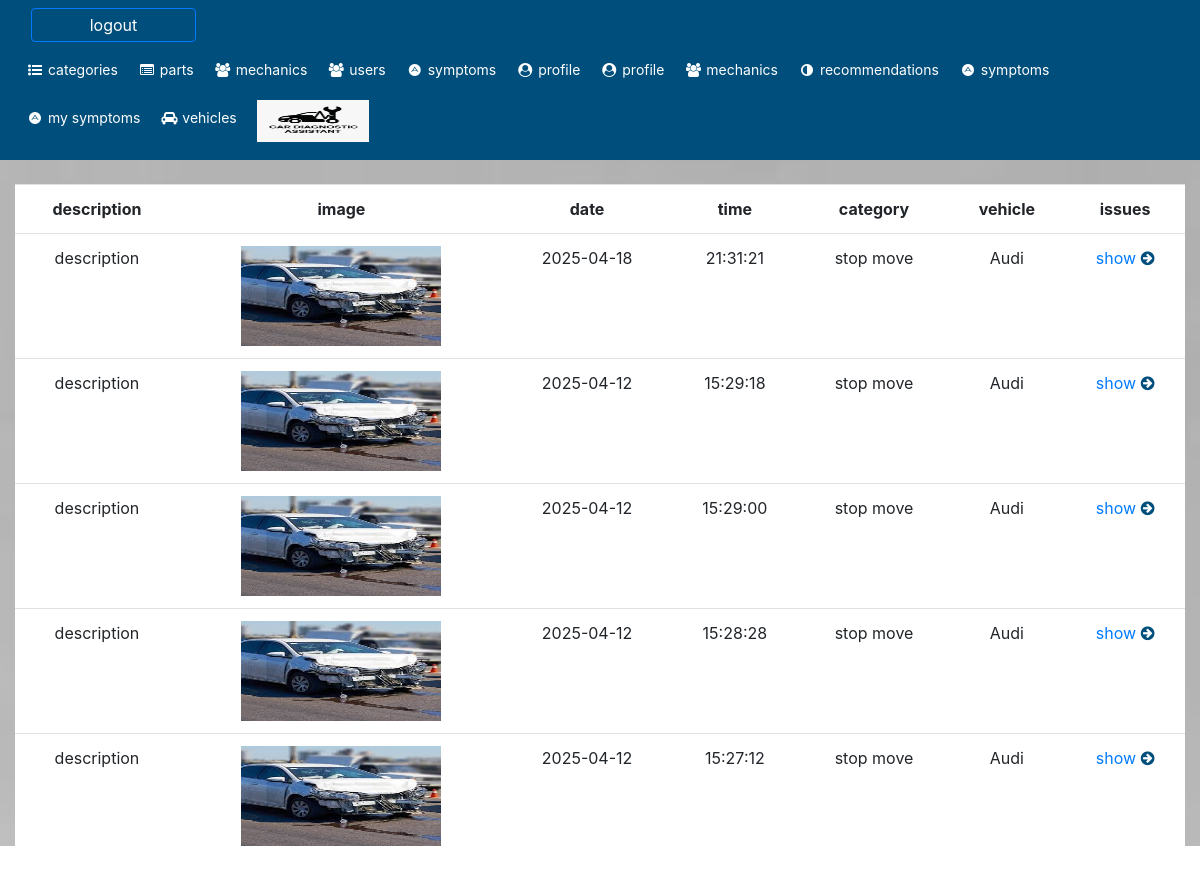
The app's page /mechanic_symptoms.php with its own data.
### tables this page shows
CREATE TABLE `symptoms` (
  `id` int(11) NOT NULL,
  `description` text NOT NULL,
  `image` text DEFAULT NULL,
  `date` date NOT NULL,
  `time` time NOT NULL,
  `type` int(11) NOT NULL,
  `category_id` int(11) NOT NULL,
  `user_id` int(11) NOT NULL,
  `vehicle_id` int(11) NOT NULL
);

CREATE TABLE `categories` (
  `id` int(11) NOT NULL,
  `name` varchar(255) NOT NULL
);

CREATE TABLE `vehicles` (
  `id` int(11) NOT NULL,
  `name` varchar(255) NOT NULL,
  `model` varchar(255) NOT NULL,
  `user_id` int(11) NOT NULL
);

### web/mechanic_symptoms.php (the view, shortened to what this page needs)
<?php
include("conn.php");
$sql = "SELECT * FROM symptoms  ORDER by id DESC";
$query = mysqli_query($db, $sql);
?>
<!DOCTYPE html>
<html lang="en">
<head>
    <link rel="stylesheet" href="https://maxcdn.bootstrapcdn.com/bootstrap/4.5.2/css/bootstrap.min.css">
    <link rel="stylesheet" href="https://cdnjs.cloudflare.com/ajax/libs/font-awesome/4.7.0/css/font-awesome.min.css">
</head>
<body dir="ltr" class="background" style="background-image: url('images/bg.jpeg');background-size: cover;background-repeat: no-repeat;height:100vh">
    <?php
    include('header.php');
    ?>
    <br />
    <div class="row justify-content-center " style="margin: auto">
        <div class="col-12">
            <table style="background: white;width: 100%;text-align: center;direction: ltr;" class="table">
                <tr>
                    <th>
                        description
                    </th>
                    <th>
                        image
                    </th>
                    <th>
                        date
                    </th>
                    <th>
                        time
                    </th>
                    <th>
                        category
                    </th>
                    <th>
                        vehicle
                    </th>
                    <th>
                        issues
                    </th>
                </tr>
                <?php
                foreach ($query as $row) {
                    $category_id = $row['category_id'];
                    $sql_category = "SELECT * FROM categories WHERE id = $category_id";
                    $query_category = mysqli_query($db,$sql_category);
                    foreach($query_category as $row_category)
                    {
                     $category = $row_category['name'];
                    }
                    $vehicle_id = $row['vehicle_id'];
                    $sql_vehicle = "SELECT * FROM vehicles WHERE id = $vehicle_id";
                    $query_vehicle = mysqli_query($db,$sql_vehicle);
                    foreach($query_vehicle as $row_vehicle)
                    {
                     $vehicle = $row_vehicle['name'];
                    }
                ?>
                    <tr>
                        <td><?= $row['description']; ?></td>
                        <td><img src="images/<?= $row['image']; ?>" width="200" height="100"></td>
                        <td><?= $row['date']; ?> </td>
                        <td><?= $row['time']; ?> </td>
                        <td><?= $category; ?> </td>
                        <td><?= $vehicle; ?> </td>
                        <td>
                        <a href="symptom.php?id=<?=$row['id'];?>">show <i style="color:#004E7C;" class="fa fa-arrow-circle-right"></i></a>
                    </td>
                    </tr>
                <?php
                }
                ?>
            </table>
        </div>
    </div>
</body>
</html>

### web/header.php (shortened to what this page needs)
<head>
  <link href="https://cdnjs.cloudflare.com/ajax/libs/font-awesome/4.7.0/css/font-awesome.css" type="text/css" rel="stylesheet">
</head>
<form action="header.php" method="post">
  <div class="navbar row justify-content-between">
    <div style="width: 250px" class="row">
      <div class="col-12">
        <button name="logout_btn" class="btn btn-primary w-75 p-1">logout</button>
      </div>
    </div>
    <div class="row">
    <a href="categories.php" style="margin-top: 0.5em;display:<?= $hide_admin; ?>;"><i class="fa fa-fw fa-list-ul"></i> categories </a>
      <a href="parts.php" style="margin-top: 0.5em;display:<?= $hide_admin; ?>;"><i class="fa fa-fw fa-list-alt"></i> parts </a>
      <a href="mechanics.php" style="margin-top: 0.5em;display:<?= $hide_admin; ?>;"><i class="fa fa-fw fa-users"></i> mechanics </a>
      <a href="users.php" style="margin-top: 0.5em;display:<?= $hide_admin; ?>;"><i class="fa fa-fw fa-users"></i> users </a>
      <a href="mechanic_symptoms.php" style="margin-top: 0.5em;display:<?= $hide_mechanic; ?>;"><i class="fa fa-fw fa-adn"></i> symptoms </a>
      <a href="mechanic_update.php" style="margin-top: 0.5em;display:<?= $hide_mechanic; ?>;"><i class="fa fa-fw fa-user-circle"></i> profile </a>
      <a href="user_update.php" style="margin-top: 0.5em;display:<?= $hide_user; ?>;"><i class="fa fa-fw fa-user-circle"></i> profile </a>
      <a href="near_mechanics.php" style="margin-top: 0.5em;display:<?= $hide_user; ?>;"><i class="fa fa-fw fa-users"></i> mechanics </a>
      <a href="recommendations.php" style="margin-top: 0.5em;display:<?= $hide_user; ?>;"><i class="fa fa-fw fa-adjust"></i> recommendations </a>
      <a href="all_symptoms.php" style="margin-top: 0.5em;display:<?= $hide_user; ?>;"><i class="fa fa-fw fa-adn"></i>  symptoms </a>
      <a href="symptoms.php" style="margin-top: 0.5em;display:<?= $hide_user; ?>;"><i class="fa fa-fw fa-adn"></i> my symptoms </a>
      <a href="vehicles.php" style="margin-top: 0.5em;display:<?= $hide_user; ?>;"><i class="fa fa-fw fa-car"></i> vehicles </a>
      <a href="#"> <img src="images/logo.png" style="height: 3.0em;width: 8.0em;"> </a>
    </div>
  </div>
</form>

### web/header.php (style rules this page uses)
.row { margin-left: 0px !important; margin-right: 0px !important; }
.navbar { width: 100%; background-color: #004E7C; overflow: auto; }
.navbar a { float: right; padding: 10px; color: white; text-decoration: none; font-size: 14px; }
.btn-primary { background: #004E7C !important; }

### records on screen
symptoms: description "description", image (picture), date "2025-04-18", time "21:31:21", category.name "stop move", vehicle.name "Audi"
symptoms: description "description", image (picture), date "2025-04-12", time "15:29:18", category.name "stop move", vehicle.name "Audi"
symptoms: description "description", image (picture), date "2025-04-12", time "15:29:00", category.name "stop move", vehicle.name "Audi"
symptoms: description "description", image (picture), date "2025-04-12", time "15:28:28", category.name "stop move", vehicle.name "Audi"
symptoms: description "description", image (picture), date "2025-04-12", time "15:27:12", category.name "stop move", vehicle.name "Audi"
